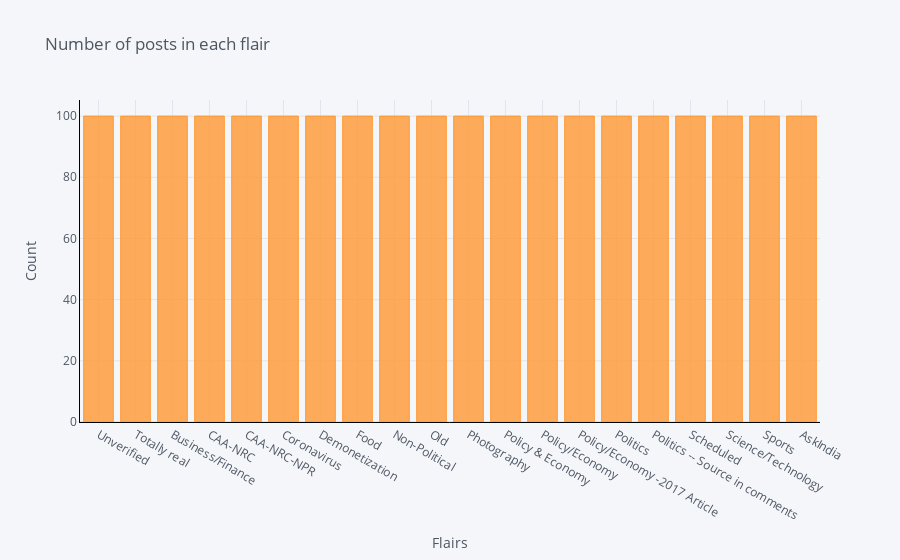

Here is the notebook cell this chart was saved with:
### Code cell
data_new.groupby('flair').count()['title'].sort_values(ascending=False).iplot(kind='bar', yTitle='Count', linecolor='black', opacity=0.8, title='Number of posts in each flair', xTitle='Flairs')

### Figure 1 — Plotly figure (JSON) as saved in the notebook; plotly's stock layout.template omitted (floating-point values rounded to 4 significant figures)
{"data": [{"marker": {"color": "rgba(255, 153, 51, 0.8)", "line": {"color": "rgba(255, 153, 51, 1.0)", "width": 1}}, "name": "title", "orientation": "v", "text": "", "type": "bar", "x": ["Unverified", "Totally real", "Business/Finance", "CAA-NRC", "CAA-NRC-NPR", "Coronavirus", "Demonetization", "Food", "Non-Political", "Old", "Photography", "Policy & Economy", "Policy/Economy", "Policy/Economy -2017 Article ", "Politics", "Politics -- Source in comments", "Scheduled", "Science/Technology", "Sports", "AskIndia"], "y": [100, 100, 100, 100, 100, 100, 100, 100, 100, 100, 100, 100, 100, 100, 100, 100, 100, 100, 100, 100]}], "layout": {"legend": {"bgcolor": "#F5F6F9", "font": {"color": "#4D5663"}}, "paper_bgcolor": "#F5F6F9", "plot_bgcolor": "#F5F6F9", "title": {"font": {"color": "#4D5663"}, "text": "Number of posts in each flair"}, "xaxis": {"gridcolor": "#E1E5ED", "linecolor": "black", "showgrid": true, "tickfont": {"color": "#4D5663"}, "title": {"font": {"color": "#4D5663"}, "text": "Flairs"}, "zerolinecolor": "#E1E5ED"}, "yaxis": {"gridcolor": "#E1E5ED", "linecolor": "black", "showgrid": true, "tickfont": {"color": "#4D5663"}, "title": {"font": {"color": "#4D5663"}, "text": "Count"}, "zerolinecolor": "#E1E5ED"}}}
